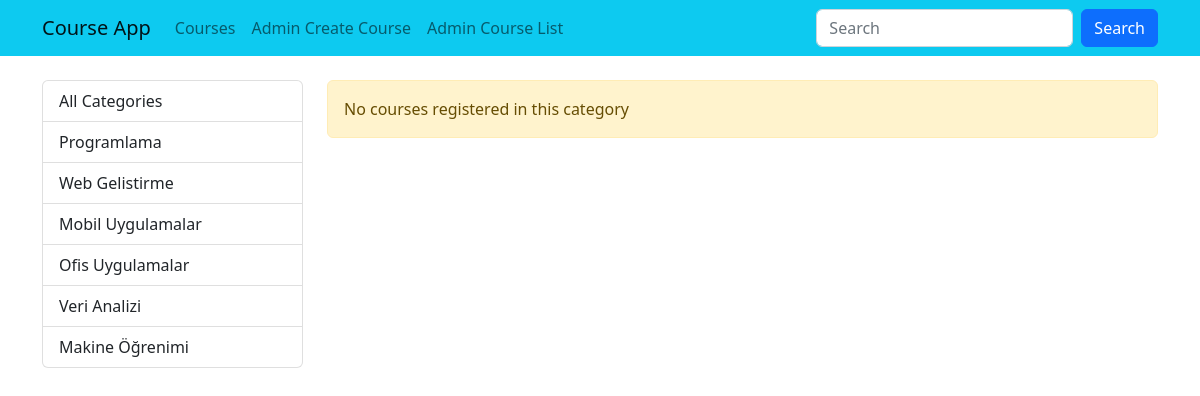
The app's page /courses/category/python-dersleri2, older data.
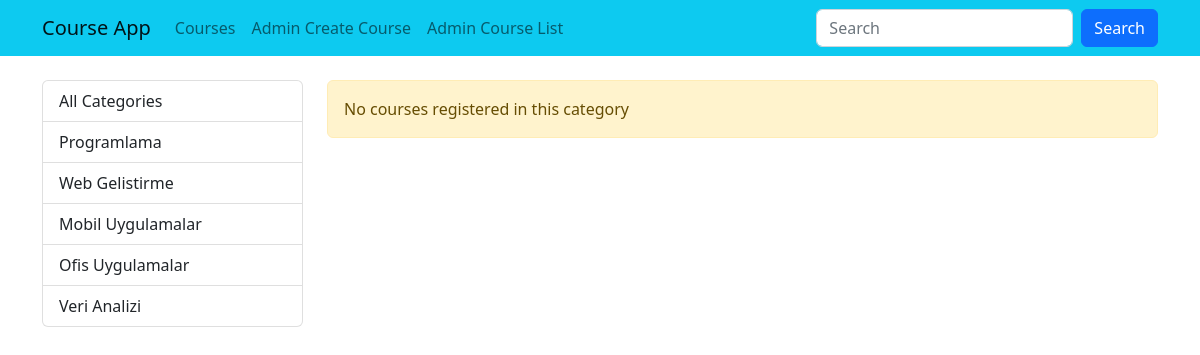
The same page, newer data.
### courses/models.py (models this page shows, shortened)
class Category(models.Model):
    name = models.CharField(max_length=40)
    slug = models.SlugField(null=False,default="",unique=True, db_index=True,blank=True,editable=True)

### courses/views.py (the view)
# urls.py: path("category/<slug:slug>",views.getCoursesByCategoryName, name="courses_by_category"),
def getCoursesByCategoryName(request,slug):
    courses = Course.objects.filter(isActive=True, categories__slug = slug).order_by("date")
    category = Category.objects.all()
    paginator = Paginator(courses,3) # her sayfada 3 tane kurs gözüksün
    page = request.GET.get('page',1)
    page_obj = paginator.page(page)
    print(paginator.page_range)
    print("bu kadar sayfaya sığdı ", paginator.num_pages)# kaç sayfaya sığdı
    print("kaç tane kurs kaydı var ", paginator.count) #kaç sayfa olduğunu söyler
    print(page_obj.number)
    return render(request, "courses/list.html",{
        "page_obj":page_obj,
        "categories":category,
        "selected_category":slug
    })

### courses/templates/courses/list.html (shortened to what this page needs)
{% extends "layout.html" %}
{% load static %}
{% block css_files %}
    <link rel="stylesheet" href="{% static "/courses/css/style.css" %}">
{% endblock css_files %}
{% block content %}
    <div class="container">
        <div class="row mt-4">
            <div class="col-3">
                {% include "courses/partials/_categories.html" %}
            </div>
            <div class="col-9" >
                {% if page_obj.object_list|length == 0 %}
                    <div class="alert alert-warning">
                        No courses registered in this category
                    </div>
                {% else %}
                    {% for course in page_obj.object_list  %}
                        {% include "courses/partials/_course-card.html" %}
                    {% endfor %}
                {% endif %}
            </div>
        </div>
    </div>
{% endblock content %}

### courses/templates/courses/partials/_categories.html
<div class="list-group">
    <a href="{% url "courses" %}" class="list-group-item list-group-item-action">All Categories</a>
    {% for category in categories %}
        <a href="{% url 'courses_by_category' category.slug %}" class="list-group-item list-group-item-action {% if category.slug == selected_category %}active{% endif %}">{{category.name |title}}</a>
    {% endfor %}
</div>

Row changes from the older to the newer data that the page shows:
removed Category: name "Makine Öğrenimi"
